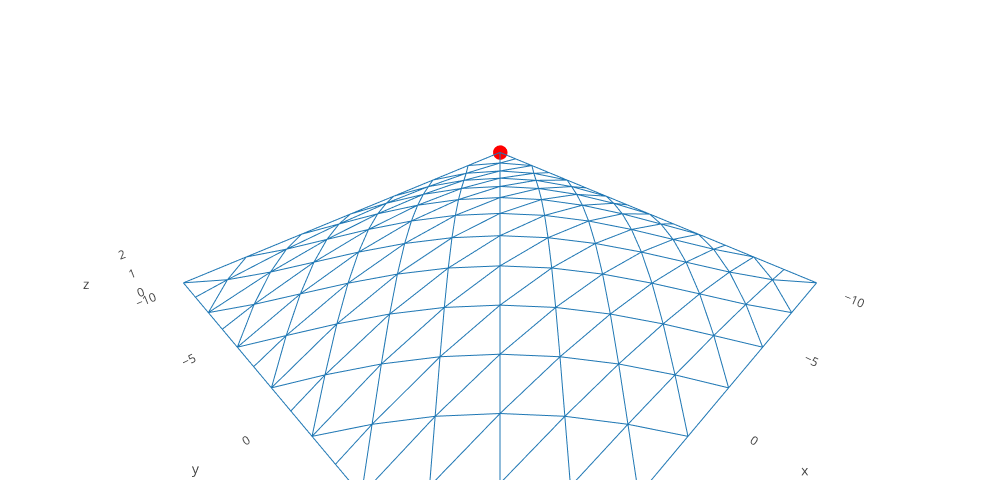

The cell this chart's notebook holds for it:
### Markdown cell above
# Viewer

### Code cell
i=43
iplt(ptk.PlotGeom(GRSA[i], 0))

### Figure 1 — Plotly figure (JSON) as saved in the notebook; plotly's stock layout.template omitted (floating-point values rounded to 4 significant figures; data arrays with more than 128 entries replaced by an {"elided": "..."} marker saying what was removed)
{"data": [{"mode": "lines", "type": "scatter3d", "x": {"elided": "4032 float values"}, "y": {"elided": "4032 float values"}, "z": {"elided": "4032 float values"}}, {"hoverinfo": "text", "line": {"width": 2}, "marker": {"color": ["red"], "size": 5}, "mode": "markers", "text": [], "type": "scatter3d", "x": [-10], "y": [-10], "z": [0]}], "layout": {"height": 500, "hovermode": "closest", "margin": {"b": 20, "l": 5, "r": 5, "t": 40}, "scene": {"aspectmode": "data", "xaxis": {"showgrid": false, "zeroline": false}, "yaxis": {"showgrid": false, "zeroline": false}, "zaxis": {"showgrid": false, "zeroline": false}}, "showlegend": false, "width": 1000}}
